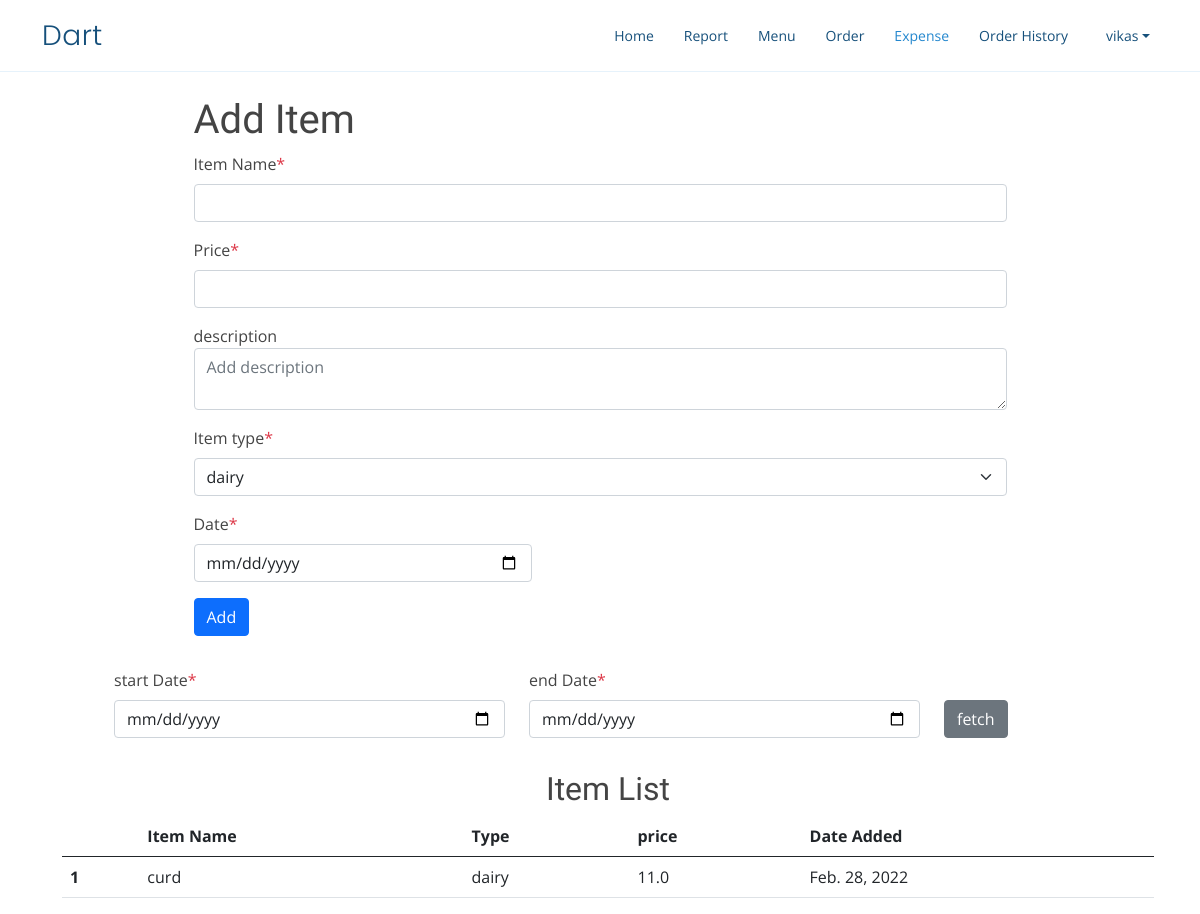
/expense (signed in), run on the app's committed database.
### home/models.py (models this page shows, shortened)
class Expense(models.Model):
    user=models.ForeignKey(User,on_delete=models.CASCADE)
    name=models.CharField(max_length=150)
    type=models.ForeignKey(ExpenseType,on_delete=models.SET_NULL,null=True)
    description=models.TextField(null=True,blank=True)
    price=models.FloatField()
    date_created = models.DateField()

class ExpenseType(models.Model):
    user=models.ForeignKey(User,on_delete=models.CASCADE)
    name=models.CharField(max_length=200)

### home/views.py (the view)
# urls.py: path('expense', views.expense,name='expense'),
@login_required
def expense(request):
    if request.method=='POST':
        start=request.POST['start']
        end=request.POST['end']
        q=Q(date_created__gte=start) & Q(date_created__lte=end)
    else:
        q=Q(date_created__gte=date.today()) & Q(date_created__lte=date.today())
    expenseType=ExpenseType.objects.filter(user=request.user)
    items=Expense.objects.filter(user=request.user).filter(q)
    param={'expenseTypes':expenseType,'items':items}
    return render(request,'expense.html',param)

### templates/expense.html (shortened to what this page needs)
{% extends 'base.html' %}
{% block expenseActive %}active{% endblock expenseActive %}
{% block body %}
<div class="container">
  <div class="container w-75 my-4">
      <h1>Add Item</h1>
  <form action={% url 'addExpense' %} method="post">
      <div class="mb-3">
        <label for="itemName" class="form-label">Item Name<span class="text-danger ">*</span></label>
        <input type="text" name="itemName" class="form-control"  id="itemName" aria-describedby="itemName" required>
      </div>
      <div class="mb-3">
        <label for="price" class="form-label">Price<span class="text-danger ">*</span></label>
        <input type="number" name="price" class="form-control" id="price" required>
      </div>
      <div class="mb-3">
          <label for="floatingTextarea">description</label>
          <textarea class="form-control" placeholder="Add description" id="description" name="description"></textarea>
      </div>
      <div class="mb-3">
        <label for="type" class="form-label">Item type<span class="text-danger ">*</span></label>
          <select class="form-select " aria-label="Default select example" id="type" name="type">
            {% for type in expenseTypes %}
            {% if forloop.first %}
            <option selected value={{type.id}} >{{type.name}}</option>
            {% else %}
            <option value={{type.id}}>{{type.name}}</option>
            {% endif %}
            {% endfor %}
        </select>
    </div>
    <div class="mb-3">
      <div class="col-sm-5 my-2">
        <label for="date" class="form-label">Date<span class="text-danger ">*</span></label>
        <input type="date" class="form-control date"  id="date" name="date" autocomplete="off" required>
      </div>
    </div>
      <button type="submit" class="btn btn-primary">Add</button>
    </form>
  </div>
</div>
<div class="container">
    <div class="container my-2">
      <form action="{% url 'expense' %}" method="post">
      <div class="row mx-5">
        <div class="col-sm-5 my-2">
          <label for="start" class="form-label">start Date<span class="text-danger ">*</span></label>
          <input type="date" class="form-control date" id="start" name="start" autocomplete="off" required>
        </div>
        <div class="col-sm-5 my-2">
          <label for="end" class="form-label">end Date<span class="text-danger ">*</span></label>
          <input type="date" class="form-control date" id="end" name="end" autocomplete="off" required>
        </div>
        <div class="col-sm-2 my-4 pt-3">
          <button type="submit"  class="btn btn-secondary">fetch</button>
        </div>
      </div>
    </form>
    </div>
    <div class="container mx-2" id="productList">
        <h2 class="text-center">Item List</h2>
        <table class="table table-hover">
            <thead>
              <tr>
                <th scope="col"></th>
                <th scope="col">Item Name</th>
                <th scope="col">Type</th>
                <th scope="col">price</th>
                <th scope="col">Date Added</th>
              </tr>
            </thead>
            <tbody>
                {% for item in items %}
                <tr class="rowItems">
                    <th scope="row">{{ forloop.counter }}</th>
                    <td>{{item.name}}</td>
                    <td class="itemType">{{item.type.name}}</td>
                    <td>{{item.price}}</td>
                    <td class="itemDate">{{item.date_created}}</td>
                </tr>
                {% endfor %}
            </tbody>
          </table>
    </div>
</div>
{% endblock body %}

### templates/base.html (shortened to what this page needs)
<!doctype html>
{% load static %}
<html lang="en">
<head>
  <link href="https://cdn.jsdelivr.net/npm/bootstrap@5.0.2/dist/css/bootstrap.min.css" rel="stylesheet"
>
  <link href="{% static 'vendor/aos/aos.css' %}" rel="stylesheet">
  <link href="{% static 'vendor/bootstrap-icons/bootstrap-icons.css' %}" rel="stylesheet">
  <link href="{% static 'vendor/boxicons/css/boxicons.min.css' %}" rel="stylesheet">
  <link href="{% static 'vendor/glightbox/css/glightbox.min.css' %}" rel="stylesheet">
  <link href="{% static 'vendor/remixicon/remixicon.css' %}" rel="stylesheet">
  <link href="{% static 'vendor/swiper/swiper-bundle.min.css' %}" rel="stylesheet">
  <link href={% static 'css/base.css' %} rel="stylesheet">
</head>
<body>
  <header id="header" class="fixed-top">
    <div class="container d-flex align-items-center justify-content-between">
      <h1 class="logo"><a href={% url 'home' %}>Dart</a></h1>
      <nav id="navbar" class="navbar">
        <ul>
          <li><a class="nav-link scrollto {% block homeActive %}{% endblock homeActive %}" href="{% url 'home' %}">Home</a></li>
          <li><a class="nav-link scrollto {% block reportActive %}{% endblock reportActive %}" href="{% url 'report' %}">Report</a></li>
          <li><a class="nav-link scrollto {% block productActive %}{% endblock productActive %}" href="{% url 'product' %}">Menu</a></li>
          <li><a class="nav-link scrollto o {% block orderActive %}{% endblock orderActive %}" href={% url 'order' %} {% block orderTarget %}{% endblock orderTarget %}>Order</a></li>
          <li><a class="nav-link scrollto o {% block expenseActive %}{% endblock expenseActive %}" href={% url 'expense' %}>Expense</a></li>
          <li><a class="nav-link scrollto {% block historyActive %}{% endblock historyActive %}" href="{% url 'order-history' %}">Order History</a></li>
          <li class="nav-item dropdown">
            <a class="nav-link dropdown-toggle mx-2" href="#" id="userDropdown" role="button" data-bs-toggle="dropdown"
              aria-expanded="false">{{request.user}}
            </a>
          </li>
        </ul>
      </nav>
    </div>
  </header>
<br>
<br>
<br>
  {% block body %}{% endblock body %}
</body>
</html>

### static/css/base.css (style rules this page uses)
body { font-family: "Open Sans", sans-serif; color: #444444; }
a { color: #2487ce; text-decoration: none; }
h1, h2, h3, h4, h5, h6 { font-family: "Raleway", sans-serif; }
#header { transition: all 0.5s; background: #fff; z-index: 997; padding: 15px 0; border-bottom: 1px solid #e6f2fb; }
#header .logo { font-size: 28px; margin: 0; padding: 0; line-height: 1; font-weight: 300; letter-spacing: 0.5px; font-family: "Poppins", sans-serif; }
#header .logo a { color: #16507b; }
.navbar { padding: 0; }
.navbar ul { margin: 0; padding: 0; display: flex; list-style: none; align-items: center; }
.navbar li { position: relative; }
.navbar a, .navbar a:focus { display: flex; align-items: center; justify-content: space-between; padding: 10px 0 10px 30px; font-size: 14px; color: #16507b; white-space: nowrap; transition: 0.3s; }
.navbar a:hover, .navbar .active, .navbar .active:focus, .navbar li:hover > a { color: #2487ce; }

### data on the page
Expense: name "curd", type.name "dairy", price "11.0", date_created "Feb. 28, 2022"

### other printed values
{{ request.user }} "vikas"
form field type "dairy"
